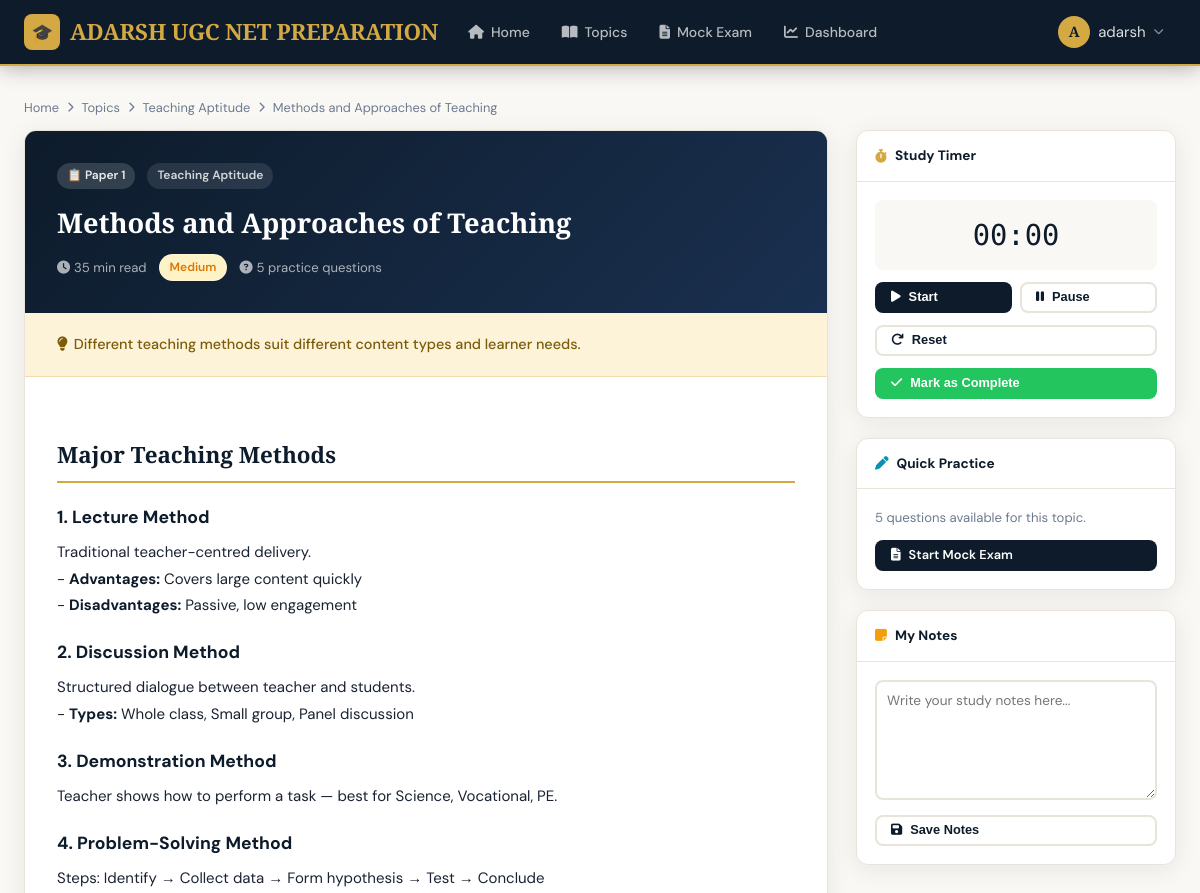
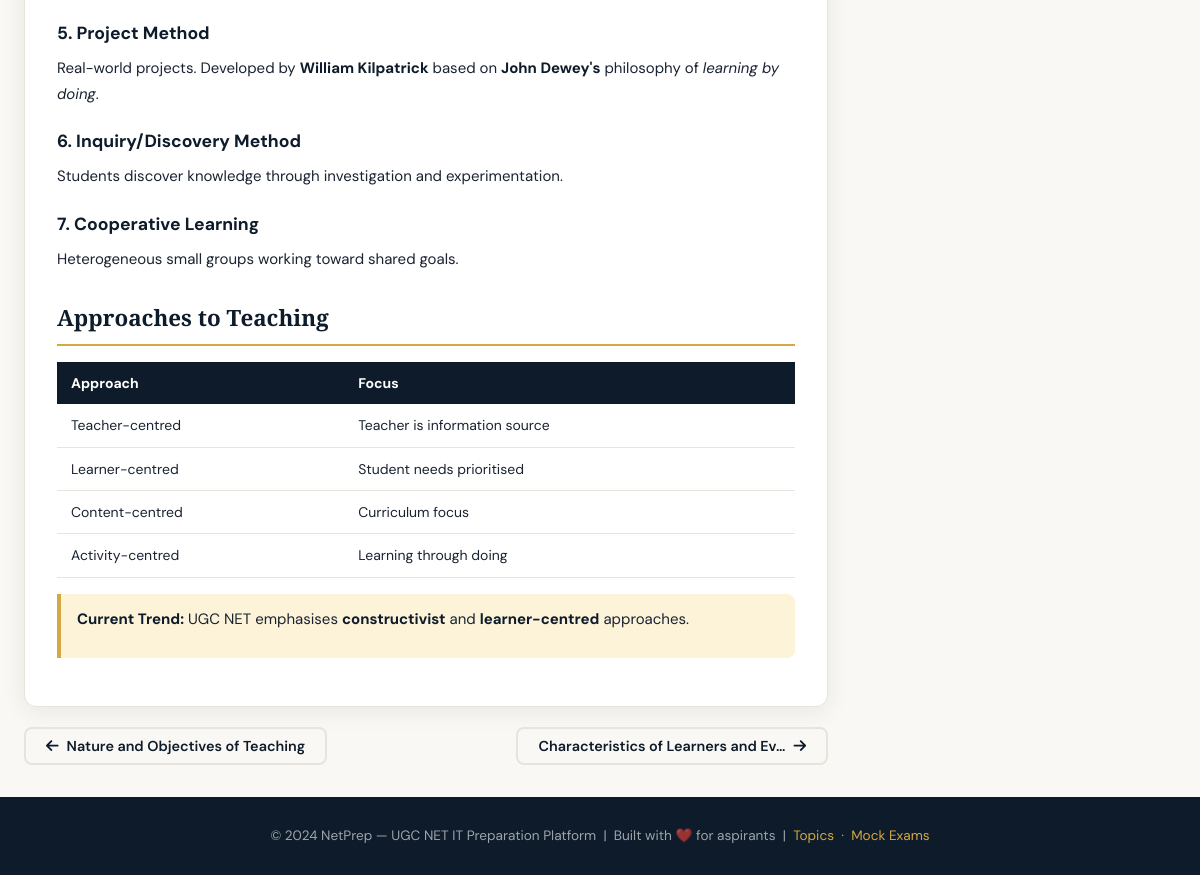
Screenshot of /topics/methods-and-approaches-of-teaching/ (signed in) with the database file from the repository (2 pictures, top to bottom).
### core/models.py (models this page shows, shortened)
class User(AbstractUser):
    study_streak = models.IntegerField(default=0)
    total_study_minutes = models.IntegerField(default=0)
    last_seen = models.DateTimeField(default=datetime.utcnow)
    created_at = models.DateTimeField(default=datetime.utcnow)
    class Meta:
        db_table = 'users'

class Topic(models.Model):
    subject = models.ForeignKey(Subject, on_delete=models.CASCADE, related_name='topics')
    title = models.CharField(max_length=200)
    slug = models.SlugField(max_length=200, unique=True)
    summary = models.TextField(blank=True, default='')
    content = models.TextField(blank=True, default='')   # Markdown
    difficulty = models.CharField(max_length=20, default='medium')
    estimated_minutes = models.IntegerField(default=30)
    order = models.IntegerField(default=0)
    created_at = models.DateTimeField(default=datetime.utcnow)
    updated_at = models.DateTimeField(default=datetime.utcnow)
    class Meta:
        db_table = 'topics'
        ordering = ['order']
    def get_question_count(self):
        return self.questions.count()

class Subject(models.Model):
    name = models.CharField(max_length=100)
    paper = models.CharField(max_length=10)   # 'paper1' or 'paper2'
    description = models.TextField(blank=True, default='')
    icon = models.CharField(max_length=50, default='📚')
    color = models.CharField(max_length=20, default='#4F46E5')
    order = models.IntegerField(default=0)
    class Meta:
        db_table = 'subjects'
        ordering = ['paper', 'order']

### core/views.py (the view)
# urls.py: path('topics/<slug:slug>/', views.topic_detail, name='topic_detail'),
def topic_detail(request, slug):
    topic = get_object_or_404(Topic, slug=slug)
    content_html = md_to_html(topic.content)
    progress = None
    if request.user.is_authenticated:
        progress, _ = TopicProgress.objects.get_or_create(
            user=request.user, topic=topic
        )
    siblings = list(Topic.objects.filter(subject=topic.subject).order_by('order'))
    idx = next((i for i, t in enumerate(siblings) if t.id == topic.id), 0)
    prev_topic = siblings[idx - 1] if idx > 0 else None
    next_topic = siblings[idx + 1] if idx < len(siblings) - 1 else None
    return render(request, 'core/topics/detail.html', {
        'topic': topic,
        'content_html': content_html,
        'progress': progress,
        'prev_topic': prev_topic,
        'next_topic': next_topic,
    })

### core/views.py (called while the page is built)
def md_to_html(text):
    if not text:
        return ''
    return md_lib.markdown(text, extensions=['tables', 'fenced_code', 'nl2br'])

### core/templates/core/topics/detail.html (shortened to what this page needs)
{% extends 'core/base.html' %}
{% block content %}
<div class="container">
  <div class="breadcrumb">
    <a href="{% url 'home' %}">Home</a>
    <i class="fas fa-chevron-right"></i>
    <a href="{% url 'topics_index' %}">Topics</a>
    <i class="fas fa-chevron-right"></i>
    <a href="{% url 'topics_index' %}?paper={{ topic.subject.paper }}">{{ topic.subject.name }}</a>
    <i class="fas fa-chevron-right"></i>
    <span>{{ topic.title }}</span>
  </div>
  <div class="topic-layout">
    <div>
      <div class="content-card">
        <div class="content-header">
          <div class="content-header-meta" style="margin-bottom:12px;">
            <span class="badge {% if topic.subject.paper == 'paper1' %}badge-paper1{% else %}badge-paper2{% endif %}" style="background:rgba(255,255,255,0.15);color:rgba(255,255,255,0.9);">
              {% if topic.subject.paper == 'paper1' %}📋 Paper 1{% else %}💻 Paper 2{% endif %}
            </span>
            <span class="badge" style="background:rgba(255,255,255,0.1);color:rgba(255,255,255,0.8);">{{ topic.subject.name }}</span>
          </div>
          <h1>{{ topic.title }}</h1>
          <div class="content-header-meta">
            <span style="font-size:0.82rem;color:rgba(255,255,255,0.65);"><i class="fas fa-clock" style="margin-right:4px;"></i>{{ topic.estimated_minutes }} min read</span>
            <span class="badge badge-{{ topic.difficulty }}" style="border:1px solid rgba(255,255,255,0.2);">{{ topic.difficulty|title }}</span>
            <span style="font-size:0.82rem;color:rgba(255,255,255,0.65);"><i class="fas fa-question-circle" style="margin-right:4px;"></i>{{ topic.get_question_count }} practice questions</span>
          </div>
        </div>
        {% if topic.summary %}
        <div style="padding:20px 32px;background:var(--gold-pale);border-bottom:1px solid rgba(212,168,67,0.3);">
          <p style="color:#7c5c0a;font-size:0.9rem;font-weight:500;line-height:1.6;margin:0;">
            <i class="fas fa-lightbulb" style="margin-right:6px;"></i>{{ topic.summary }}
          </p>
        </div>
        {% endif %}
        <div class="content-body">
          <div class="md-content">{{ content_html|safe }}</div>
        </div>
      </div>
      <div style="display:flex;gap:12px;margin-top:20px;">
        {% if prev_topic %}
        <a href="{% url 'topic_detail' slug=prev_topic.slug %}" class="btn btn-outline">
          <i class="fas fa-arrow-left"></i> {{ prev_topic.title|truncatechars:35 }}
        </a>
        {% endif %}
        {% if next_topic %}
        <a href="{% url 'topic_detail' slug=next_topic.slug %}" class="btn btn-outline" style="margin-left:auto;">
          {{ next_topic.title|truncatechars:35 }} <i class="fas fa-arrow-right"></i>
        </a>
        {% endif %}
      </div>
    </div>
    <div class="topic-sidebar">
      {% if user.is_authenticated %}
      <div class="sidebar-card">
        <div class="sidebar-card-header"><i class="fas fa-stopwatch" style="color:var(--gold);"></i> Study Timer</div>
        <div class="sidebar-card-body">
          <div class="timer-display" id="timer">00:00</div>
          <div style="display:grid;grid-template-columns:1fr 1fr;gap:8px;margin-bottom:12px;">
            <button onclick="startTimer()" class="btn btn-primary btn-sm" id="startBtn"><i class="fas fa-play"></i> Start</button>
            <button onclick="stopTimer()" class="btn btn-outline btn-sm" id="stopBtn" disabled><i class="fas fa-pause"></i> Pause</button>
          </div>
          <button onclick="resetTimer()" class="btn btn-outline btn-sm" style="width:100%;margin-bottom:12px;"><i class="fas fa-redo"></i> Reset</button>
          {% if progress and progress.completed %}
            <div class="completed-badge"><i class="fas fa-check-circle"></i> Topic Completed!</div>
            <div style="font-size:0.78rem;color:var(--text-muted);">{{ progress.study_minutes }} minutes studied</div>
          {% else %}
            <form method="POST" action="{% url 'topic_complete' slug=topic.slug %}" id="completeForm">
              <button type="submit" class="btn btn-success btn-sm" style="width:100%;">
                <i class="fas fa-check"></i> Mark as Complete
              </button>
            </form>
          {% endif %}
        </div>
      </div>
      <div class="sidebar-card">
        <div class="sidebar-card-header"><i class="fas fa-pen" style="color:var(--paper2);"></i> Quick Practice</div>
        <div class="sidebar-card-body">
          <p style="font-size:0.82rem;color:var(--text-muted);margin-bottom:12px;">{{ topic.get_question_count }} questions available for this topic.</p>
          <a href="{% url 'exam_index' %}" class="btn btn-primary btn-sm" style="width:100%;">
            <i class="fas fa-file-alt"></i> Start Mock Exam
          </a>
        </div>
      </div>
      <div class="sidebar-card">
        <div class="sidebar-card-header"><i class="fas fa-sticky-note" style="color:var(--warning);"></i> My Notes</div>
        <div class="sidebar-card-body">
          <textarea class="note-area" id="noteArea" placeholder="Write your study notes here...">{% if progress and progress.notes %}{{ progress.notes }}{% endif %}</textarea>
          <button onclick="saveNotes()" class="btn btn-outline btn-sm" style="width:100%;margin-top:8px;" id="saveNotesBtn">
            <i class="fas fa-save"></i> Save Notes
          </button>
        </div>
      </div>
      {% endif %}
    </div>
  </div>
</div>
{% endblock %}

### core/templates/core/base.html (shortened to what this page needs)
{% load core_tags %}<!DOCTYPE html>
<html lang="en">
<head>
  <link rel="stylesheet" href="https://cdnjs.cloudflare.com/ajax/libs/font-awesome/6.5.0/css/all.min.css">
</head>
<body>
  <nav class="navbar">
    <div class="navbar-inner">
      <a href="{% url 'home' %}" class="navbar-brand">
        <div class="brand-icon">🎓</div>
        <span>ADARSH UGC NET PREPARATION</span>
      </a>
      <div class="nav-links">
        <a href="{% url 'home' %}" class="nav-link {% if request.resolver_match.url_name == 'home' %}active{% endif %}">
          <i class="fas fa-home"></i> Home
        </a>
        <a href="{% url 'topics_index' %}" class="nav-link {% if 'topics' in request.resolver_match.url_name %}active{% endif %}">
          <i class="fas fa-book-open"></i> Topics
        </a>
        <a href="{% url 'exam_index' %}" class="nav-link {% if 'exam' in request.resolver_match.url_name %}active{% endif %}">
          <i class="fas fa-file-alt"></i> Mock Exam
        </a>
        {% if user.is_authenticated %}
        <a href="{% url 'dashboard' %}" class="nav-link {% if request.resolver_match.url_name == 'dashboard' %}active{% endif %}">
          <i class="fas fa-chart-line"></i> Dashboard
        </a>
        {% endif %}
      </div>
      <div class="nav-right">
        {% if user.is_authenticated %}
          <div class="nav-dropdown">
            <div class="nav-user" style="cursor:pointer;">
              <div class="nav-avatar">{{ user.username|first|upper }}</div>
              <span style="color:rgba(255,255,255,0.85);">{{ user.username }}</span>
              <i class="fas fa-chevron-down" style="font-size:0.65rem;color:rgba(255,255,255,0.5);"></i>
            </div>
          </div>
        {% else %}
          <a href="{% url 'login' %}" class="nav-link">Login</a>
          <a href="{% url 'register' %}" class="btn-nav"><i class="fas fa-rocket"></i> Get Started</a>
        {% endif %}
      </div>
    </div>
  </nav>
  <main>{% block content %}{% endblock %}</main>
  <footer>
    <div>© 2024 NetPrep — UGC NET IT Preparation Platform &nbsp;|&nbsp;
    Built with ❤️ for aspirants &nbsp;|&nbsp;
    <a href="{% url 'topics_index' %}">Topics</a> &nbsp;·&nbsp;
    <a href="{% url 'exam_index' %}">Mock Exams</a></div>
  </footer>
</body>
</html>

### core/templates/core/base.html (style rules this page uses)
:root { --navy: #0d1b2a; --navy-mid: #1b2d42; --navy-light: #243447; --gold: #d4a843; --gold-light: #f0c66a; --gold-pale: #fdf3d8; --cream: #faf8f4; --white: #ffffff; --text: #1a2332; --text-muted: #6b7a90; --text-light: #9aa5b4; --border: #e8e4dc; --success: #22c55e; --danger: #ef4444; --warning: #f59e0b; --info: #3b82f6; --paper1: #4f46e5; --paper2: #0891b2; --radius: 12px; --shadow: 0 4px 24px rgba(13,27,42,0.08); --shadow-lg: 0 8px 40px rgba(13,27,42,0.14); --transition: all 0.25s cubic-bezier(0.4,0,0.2,1); }
*, *::before, *::after { box-sizing: border-box; margin: 0; padding: 0; }
html { scroll-behavior: smooth; }
body { font-family: 'DM Sans', sans-serif; background: var(--cream); color: var(--text); min-height: 100vh; display: flex; flex-direction: column; font-size: 15px; line-height: 1.6; }
.navbar { background: var(--navy); border-bottom: 2px solid var(--gold); padding: 0; position: sticky; top: 0; z-index: 100; box-shadow: 0 2px 20px rgba(0,0,0,0.3); }
.navbar-inner { max-width: 1280px; margin: 0 auto; padding: 0 24px; display: flex; align-items: center; gap: 8px; height: 64px; }
.navbar-brand { font-family: 'Playfair Display', serif; font-size: 1.4rem; color: var(--gold); text-decoration: none; display: flex; align-items: center; gap: 10px; font-weight: 700; letter-spacing: -0.3px; margin-right: 8px; }
.brand-icon { width: 36px; height: 36px; background: var(--gold); border-radius: 8px; display: flex; align-items: center; justify-content: center; font-size: 1.1rem; }
.nav-links { display: flex; align-items: center; gap: 4px; flex: 1; }
.nav-link { color: rgba(255,255,255,0.7); text-decoration: none; padding: 8px 14px; border-radius: 8px; font-size: 0.875rem; font-weight: 500; display: flex; align-items: center; gap: 7px; transition: var(--transition); }
.nav-right { display: flex; align-items: center; gap: 10px; margin-left: auto; }
.nav-user { display: flex; align-items: center; gap: 8px; padding: 6px 12px; border-radius: 8px; transition: var(--transition); }
.nav-avatar { width: 32px; height: 32px; background: var(--gold); border-radius: 50%; display: flex; align-items: center; justify-content: center; font-family: 'Playfair Display', serif; font-weight: 700; color: var(--navy); font-size: 0.9rem; }
.nav-dropdown { position: relative; }
.container { max-width: 1280px; margin: 0 auto; padding: 32px 24px; }
.breadcrumb { display: flex; align-items: center; gap: 8px; font-size: 0.8rem; color: var(--text-muted); margin-bottom: 12px; }
.breadcrumb a { color: var(--text-muted); text-decoration: none; }
.breadcrumb i { font-size: 0.65rem; }
.btn { display: inline-flex; align-items: center; gap: 8px; padding: 10px 20px; border-radius: 8px; font-size: 0.9rem; font-weight: 600; border: 2px solid transparent; cursor: pointer; text-decoration: none; transition: var(--transition); line-height: 1; }
.btn-primary { background: var(--navy); color: white; }
.btn-outline { background: transparent; color: var(--navy); border-color: var(--border); }
.btn-success { background: var(--success); color: white; }
.btn-sm { padding: 7px 14px; font-size: 0.8rem; }
.badge { display: inline-flex; align-items: center; gap: 4px; padding: 3px 10px; border-radius: 999px; font-size: 0.75rem; font-weight: 600; }
.badge-paper1 { background: rgba(79,70,229,0.12); color: var(--paper1); }
.badge-medium { background: #fef3c7; color: #d97706; }
footer { background: var(--navy); color: rgba(255,255,255,0.6); padding: 28px 24px; text-align: center; font-size: 0.85rem; margin-top: auto; }
footer a { color: var(--gold); text-decoration: none; }

### rows the page displays
User: username|first "A", username "adarsh"
Topic: subject.name "Teaching Aptitude", title "Methods and Approaches of Teaching", estimated_minutes "35", difficulty "Medium", get_question_count "5", summary "Different teaching methods suit different content types and learner needs."
Topic: title "Nature and Objectives of Teaching"
Topic: title "Characteristics of Learners and Ev…"
